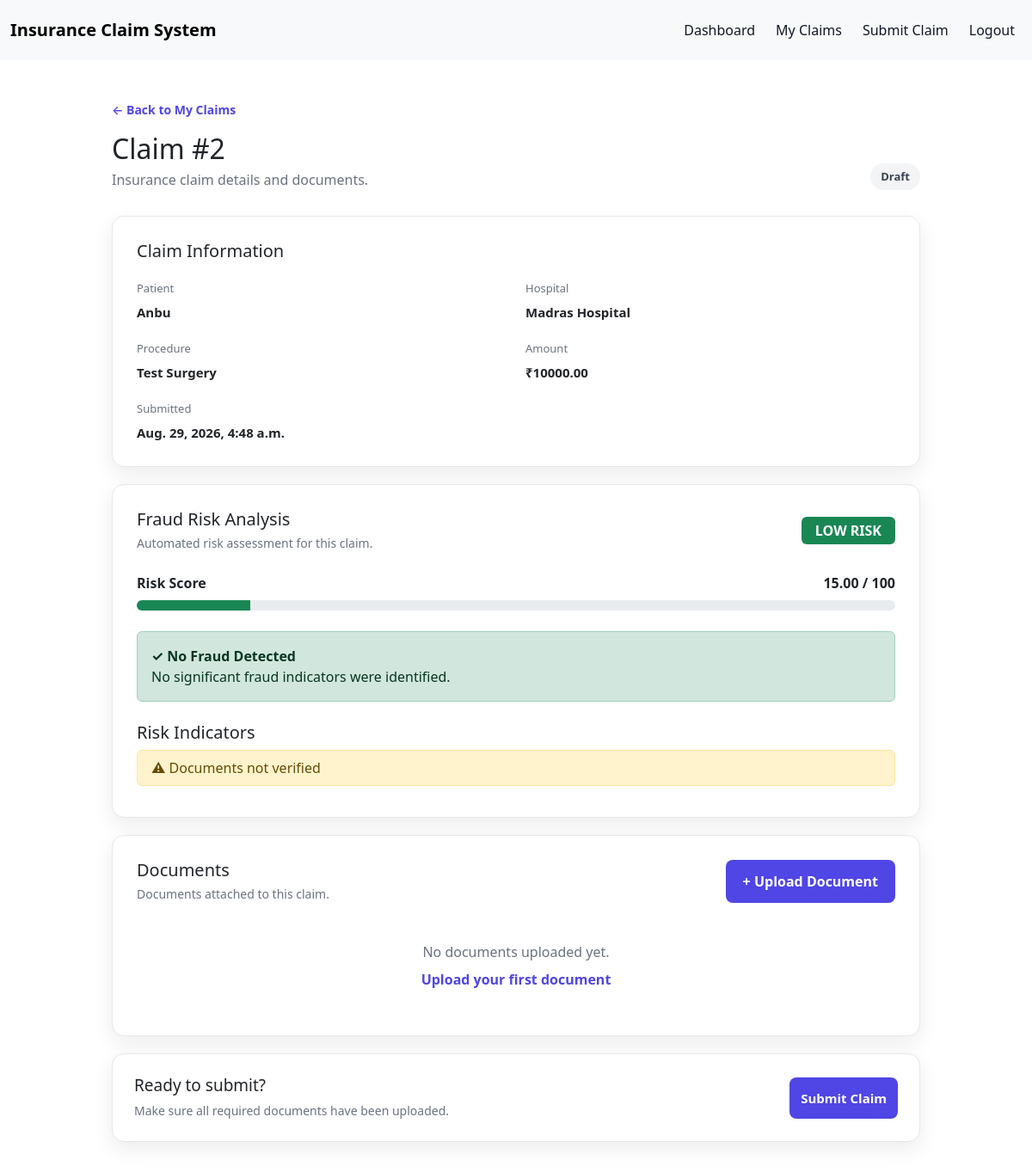
Screenshot of /claims/2/ (signed in) with the database file from the repository.
### claims/models.py (models this page shows, shortened)
class Claim(models.Model):
    user = models.ForeignKey(
        "auth.User",
        on_delete=models.CASCADE,
        related_name="claims",
    )
    STATUS_CHOICES = [
        ("draft", "Draft"),
        ("submitted", "Submitted"),
        ("processing", "Processing"),
        ("validated", "Validated"),
        ("rejected", "Rejected"),
    ]
    dataset_claim_id = models.CharField(max_length=20,unique=True,null=True,blank=True)
    patient_name = models.CharField(max_length=200)
    patient_age = models.PositiveIntegerField(null=True, blank=True)
    patient_gender = models.CharField(max_length=20, null=True, blank=True)
    hospital_name = models.CharField(max_length=200)
    hospital_id = models.CharField(max_length=20, null=True, blank=True)
    doctor_id = models.CharField(max_length=20, null=True, blank=True)
    diagnosis = models.CharField(max_length=300, null=True, blank=True)
    procedure = models.CharField(max_length=300)
    amount = models.DecimalField(max_digits=12, decimal_places=2)
    claim_date = models.DateField(null=True, blank=True)
    admission_date = models.DateField(null=True, blank=True)
    discharge_date = models.DateField(null=True, blank=True)
    days_admitted = models.PositiveIntegerField(null=True, blank=True)
    insurance_type = models.CharField(max_length=100, null=True, blank=True)
    previous_claims = models.PositiveIntegerField(default=0)
    previous_claim_amount = models.DecimalField(
        max_digits=12,
        decimal_places=2,
        default=0
    )
    documents_verified = models.BooleanField(default=False)
    duplicate_claim = models.BooleanField(default=False)
    diagnosis_procedure_match = models.BooleanField(default=True)
    hospital_claim_count = models.PositiveIntegerField(default=0)
    patient_claim_count = models.PositiveIntegerField(default=0)
    status = models.CharField(
        max_length=20,
        choices=STATUS_CHOICES,
        default="draft"
    )
    created_at = models.DateTimeField(auto_now_add=True)

### claims/views.py (the view)
@login_required
def claim_detail(request, claim_id):
    claim = get_object_or_404(
        Claim,
        id=claim_id,
        user=request.user
    )
    fraud_result = calculate_fraud_risk(claim)
    return render(
        request,
        "claims/claim_detail.html",
        {
            "claim": claim,
            "fraud_result": fraud_result,
        }
    )

### claims/templates/claims/claim_detail.html (shortened to what this page needs)
{% extends "base.html" %}
{% block content %}
<div class="claim-detail-container">
    <div class="claim-detail-header">
        <div>
            <a href="{% url 'claim_list' %}" class="back-link">
                ← Back to My Claims
            </a>
            <h1>Claim #{{ claim.id }}</h1>
            <p>Insurance claim details and documents.</p>
        </div>
        <span class="claim-status status-{{ claim.status }}">
            {{ claim.get_status_display }}
        </span>
    </div>
    <div class="claim-detail-card">
        <h2>Claim Information</h2>
        <div class="claim-detail-grid">
            <div>
                <span>Patient</span>
                <strong>{{ claim.patient_name }}</strong>
            </div>
            <div>
                <span>Hospital</span>
                <strong>{{ claim.hospital_name }}</strong>
            </div>
            <div>
                <span>Procedure</span>
                <strong>{{ claim.procedure }}</strong>
            </div>
            <div>
                <span>Amount</span>
                <strong>₹{{ claim.amount }}</strong>
            </div>
            <div>
                <span>Submitted</span>
                <strong>{{ claim.created_at }}</strong>
            </div>
        </div>
    </div>
    <div class="claim-detail-card">
        <div class="section-header">
            <div>
                <h2>Fraud Risk Analysis</h2>
                <p>Automated risk assessment for this claim.</p>
            </div>
            {% if fraud_result.risk_level == "high" %}
            <span class="badge bg-danger fs-6 px-3 py-2">
                HIGH RISK
            </span>
            {% elif fraud_result.risk_level == "medium" %}
            <span class="badge bg-warning text-dark fs-6 px-3 py-2">
                MEDIUM RISK
            </span>
            {% else %}
            <span class="badge bg-success fs-6 px-3 py-2">
                LOW RISK
            </span>
            {% endif %}
        </div>
        <div class="mt-4">
            <div class="d-flex justify-content-between mb-2">
                <span>
                    <strong>Risk Score</strong>
                </span>
                <span>
                    <strong>{{ fraud_result.risk_score }} / 100</strong>
                </span>
            </div>
            <div class="progress" style="height: 12px;">
                {% if fraud_result.risk_level == "high" %}
                <div class="progress-bar bg-danger" style="width: {{ fraud_result.risk_score }}%;">
                </div>
                {% elif fraud_result.risk_level == "medium" %}
                <div class="progress-bar bg-warning" style="width: {{ fraud_result.risk_score }}%;">
                </div>
                {% else %}
                <div class="progress-bar bg-success" style="width: {{ fraud_result.risk_score }}%;">
                </div>
                {% endif %}
            </div>
        </div>
        <div class="mt-4">
            {% if fraud_result.fraud_detected %}
            <div class="alert alert-danger mb-0">
                <strong>⚠ Fraud Detected</strong>
                <br>
                This claim requires further investigation.
            </div>
            {% else %}
            <div class="alert alert-success mb-0">
                <strong>✓ No Fraud Detected</strong>
                <br>
                No significant fraud indicators were identified.
            </div>
            {% endif %}
        </div>
        {% if fraud_result.reasons %}
        <div class="mt-4">
            <h5>Risk Indicators</h5>
            {% for reason in fraud_result.reasons %}
            <div class="alert alert-warning py-2 mb-2">
                ⚠ {{ reason }}
            </div>
            {% endfor %}
        </div>
        {% endif %}
    </div>
    <div class="claim-detail-card">
        <div class="section-header">
            <div>
                <h2>Documents</h2>
                <p>Documents attached to this claim.</p>
            </div>
            <a href="{% url 'upload_document' claim.id %}" class="dashboard-button">
                + Upload Document
            </a>
        </div>
        <div class="documents-list">
            {% for document in claim.documents.all %}
            <div class="document-item">
                <div>
                    <strong>
                        {{ document.get_document_type_display }}
                    </strong>
                    <span>
                        Uploaded {{ document.uploaded_at }}
                    </span>
                </div>
                <a href="{{ document.file.url }}" target="_blank" class="document-link">
                    View Document →
                </a>
            </div>
            {% empty %}
            <div class="empty-documents">
                <p>No documents uploaded yet.</p>
                <a href="{% url 'upload_document' claim.id %}">
                    Upload your first document
                </a>
            </div>
            {% endfor %}
        </div>
    </div>
    {% if claim.status == "draft" %}
    <div class="claim-action-card">
        <div>
            <h2>Ready to submit?</h2>
            <p>
                Make sure all required documents have been uploaded.
            </p>
        </div>
        <a href="{% url 'submit_claim' claim.id %}" class="claim-submit-button">
            Submit Claim
        </a>
    </div>
    {% endif %}
</div>
{% endblock %}

### authentication/static/authentication/css/style.css (style rules this page uses)
:root { --bg: #f4f6fb; --card: #ffffff; --text: #111827; --muted: #6b7280; --border: #e5e7eb; --primary: #4f46e5; --primary-hover: #4338ca; --input-bg: #ffffff; --shadow: rgba(0, 0, 0, 0.08); }
* { box-sizing: border-box; }
body { margin: 0; min-height: 100vh; font-family: Arial, sans-serif; background-color: var(--bg); color: var(--text); transition: background-color 0.3s ease, color 0.3s ease; }
.dashboard-button { display: block; padding: 13px 20px; background-color: var(--primary); color: white; border-radius: 8px; text-decoration: none; font-weight: 600; transition: background-color 0.2s ease, transform 0.1s ease; }
.claim-status { padding: 6px 12px; border-radius: 20px; font-size: 13px; font-weight: 600; }
.status-draft { background-color: #f3f4f6; color: #374151; }
.claim-submit-button { width: 100%; padding: 13px; border: none; border-radius: 8px; background-color: var(--primary); color: white; font-size: 15px; font-weight: 600; cursor: pointer; transition: background-color 0.2s ease, transform 0.1s ease; }
.claim-detail-container { max-width: 1000px; margin: 0 auto; padding: 45px 30px; }
.claim-detail-header { display: flex; justify-content: space-between; align-items: flex-end; margin-bottom: 30px; }
.claim-detail-header h1 { margin: 15px 0 5px; font-size: 32px; }
.claim-detail-header p { margin: 0; color: var(--muted); }
.back-link { color: var(--primary); text-decoration: none; font-size: 14px; font-weight: 600; }
.claim-detail-card { margin-bottom: 20px; padding: 28px; background-color: var(--card); border: 1px solid var(--border); border-radius: 14px; box-shadow: 0 8px 25px var(--shadow); }
.claim-detail-card h2 { margin: 0 0 22px; font-size: 20px; }
.claim-detail-grid { display: grid; grid-template-columns: repeat(2, 1fr); gap: 22px; }
.claim-detail-grid div { display: flex; flex-direction: column; gap: 6px; }
.claim-detail-grid span { color: var(--muted); font-size: 13px; }
.claim-detail-grid strong { font-size: 15px; }
.section-header { display: flex; justify-content: space-between; align-items: center; margin-bottom: 20px; }
.section-header h2 { margin-bottom: 5px; }
.section-header p { margin: 0; color: var(--muted); font-size: 14px; }
.documents-list { display: flex; flex-direction: column; }
.empty-documents { padding: 25px 0; text-align: center; color: var(--muted); }
.empty-documents p { margin-bottom: 8px; }
.empty-documents a { color: var(--primary); text-decoration: none; font-weight: 600; }
.claim-action-card { display: flex; justify-content: space-between; align-items: center; gap: 25px; padding: 25px; background-color: var(--card); border: 1px solid var(--border); border-radius: 14px; box-shadow: 0 8px 25px var(--shadow); }
.claim-action-card h2 { margin: 0 0 7px; font-size: 19px; }
.claim-action-card p { margin: 0; color: var(--muted); font-size: 14px; }
.claim-action-card .claim-submit-button { width: auto; white-space: nowrap; text-decoration: none; }

### rows the page displays
Claim: id "2", status "Draft", patient_name "Anbu", hospital_name "Madras Hospital", procedure "Test Surgery", amount "10000.00", created_at "Aug. 29, 2026, 4:48 a.m."

### other values shown
{{ fraud_result.risk_score }} "15.00"
{{ reason }} "Documents not verified"
